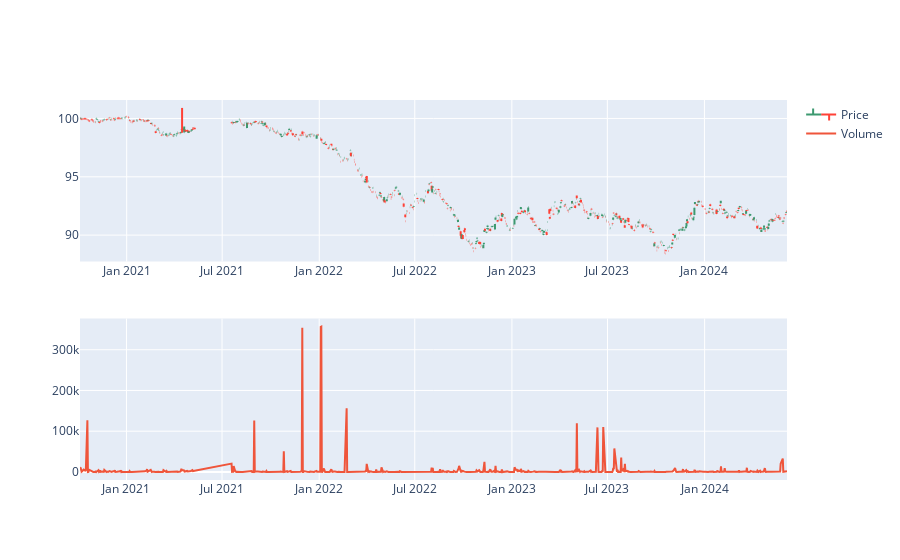

The notebook cell saved with this chart:
### Markdown cell above
## OHLC Plots 📈📉

* De manera similar a una vela, también puede trazar gráficos OHLC que esencialmente ofrecen el mismo propósito de trazar la apertura, el máximo, el mínimo y el cierre de una acción, pero con una estética diferente.
* Además, al igual que matplotlib, incluso plotly tiene una función make_subplots que se puede usar para combinar gráficos, en nuestros casos el gráfico OHLC con el Volumen.

<center><img src="https://datavizcatalogue.com/methods/images/anatomy/SVG/OHLC_chart.svg" width="800" height="500"></center>

### Code cell
fig = make_subplots(rows=2, cols=1)

#OHLC Plot
fig.add_trace(go.Ohlc(x=data.Date, open=data.Open, high=data.High, low=data.Low, close=data.Close, name='Price'),row=1, col=1)
#Volume PLot
fig.add_trace(go.Scatter(x=data.Date, y=data.Volume, name='Volume'), row=2, col=1)

fig.update(layout_xaxis_rangeslider_visible=False)
fig.show()

### Figure 1 — Plotly figure (JSON) as saved in the notebook; plotly's stock layout.template omitted (floating-point values rounded to 4 significant figures; data arrays with more than 128 entries replaced by an {"elided": "..."} marker saying what was removed)
{"data": [{"close": {"elided": "876 float values"}, "high": {"elided": "876 float values"}, "low": {"elided": "876 float values"}, "name": "Price", "open": {"elided": "876 float values"}, "type": "ohlc", "x": {"elided": "876 str values"}, "xaxis": "x", "yaxis": "y"}, {"name": "Volume", "type": "scatter", "x": {"elided": "876 str values"}, "xaxis": "x2", "y": {"elided": "876 int values"}, "yaxis": "y2"}], "layout": {"xaxis": {"anchor": "y", "domain": [0, 1], "rangeslider": {"visible": false}}, "xaxis2": {"anchor": "y2", "domain": [0, 1]}, "yaxis": {"anchor": "x", "domain": [0.575, 1]}, "yaxis2": {"anchor": "x2", "domain": [0, 0.425]}}}
